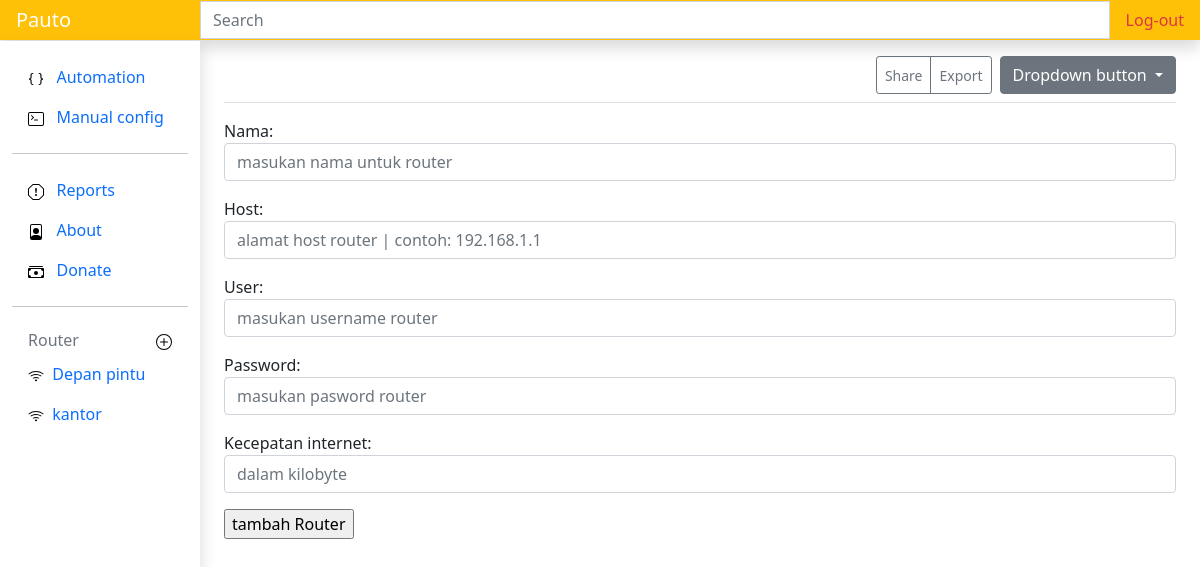
The page /addrouter (signed in) on the database as committed earlier.
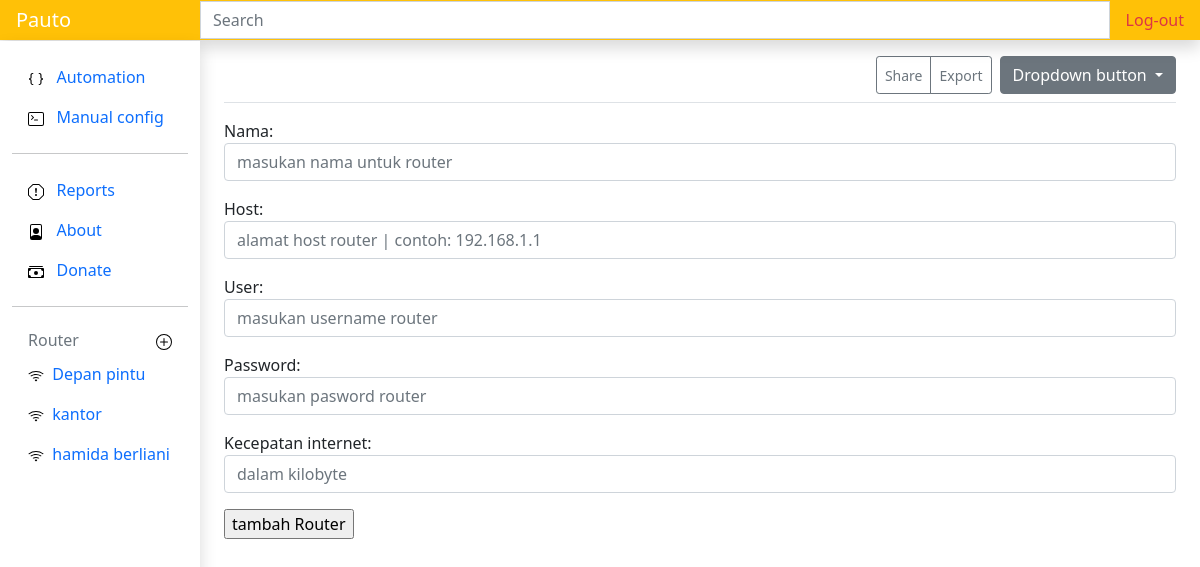
The same page on the database as committed later.
### routerapp/models.py (models this page shows, shortened)
class Routerm(models.Model):
    nama = models.CharField(max_length=50)
    host = models.CharField(max_length=50)
    user = models.CharField(max_length=30)
    password = models.CharField(max_length=50, blank=True)
    kecepatan_internet = models.IntegerField(blank=True)
    pub_date = models.DateField(auto_now=True)

### routerapp/views.py (the view)
# urls.py: path('addrouter',views.addrouter, name='addrouter'),
@login_required(login_url=settings.LOGIN_URL)
def addrouter(request):
    if request.method == 'POST':
        form = RoutermForm(request.POST)
        if form.is_valid():
            form.save()
            messages.success(
                request, "berhasil menambahkan " + form['nama'].value())
            return HttpResponseRedirect(reverse("addrouter"))
    else:
        routerside = Routerm.objects.all()
        form = RoutermForm
        context = {
            'formk': form,
            'routerside': routerside
        }
        return render(request, "addrouter.html", context)

### routerapp/templates/addrouter.html (shortened to what this page needs)
{% extends 'base.html' %}
{% load static %}
{% block content %}
    <form action="{% url 'addrouter' %}" method="post">
        {{formk.as_p}}
        <input type="submit" value="tambah Router">
    </form>
{% endblock content %}
{% block routerside %}
   {% for routerside in routerside %}
        <li class="nav-item">
        <a class="nav-link" href="{% url 'router' routerside.id %}">
            <img src="{% static 'icons/wifi.svg' %}" alt="">&nbsp;
            {{routerside.nama}}
        </a>
    </li>
    {% endfor %}
{% endblock routerside %}

Rows that differ between the two databases and show on the page:
added Routerm: nama "hamida berliani"
